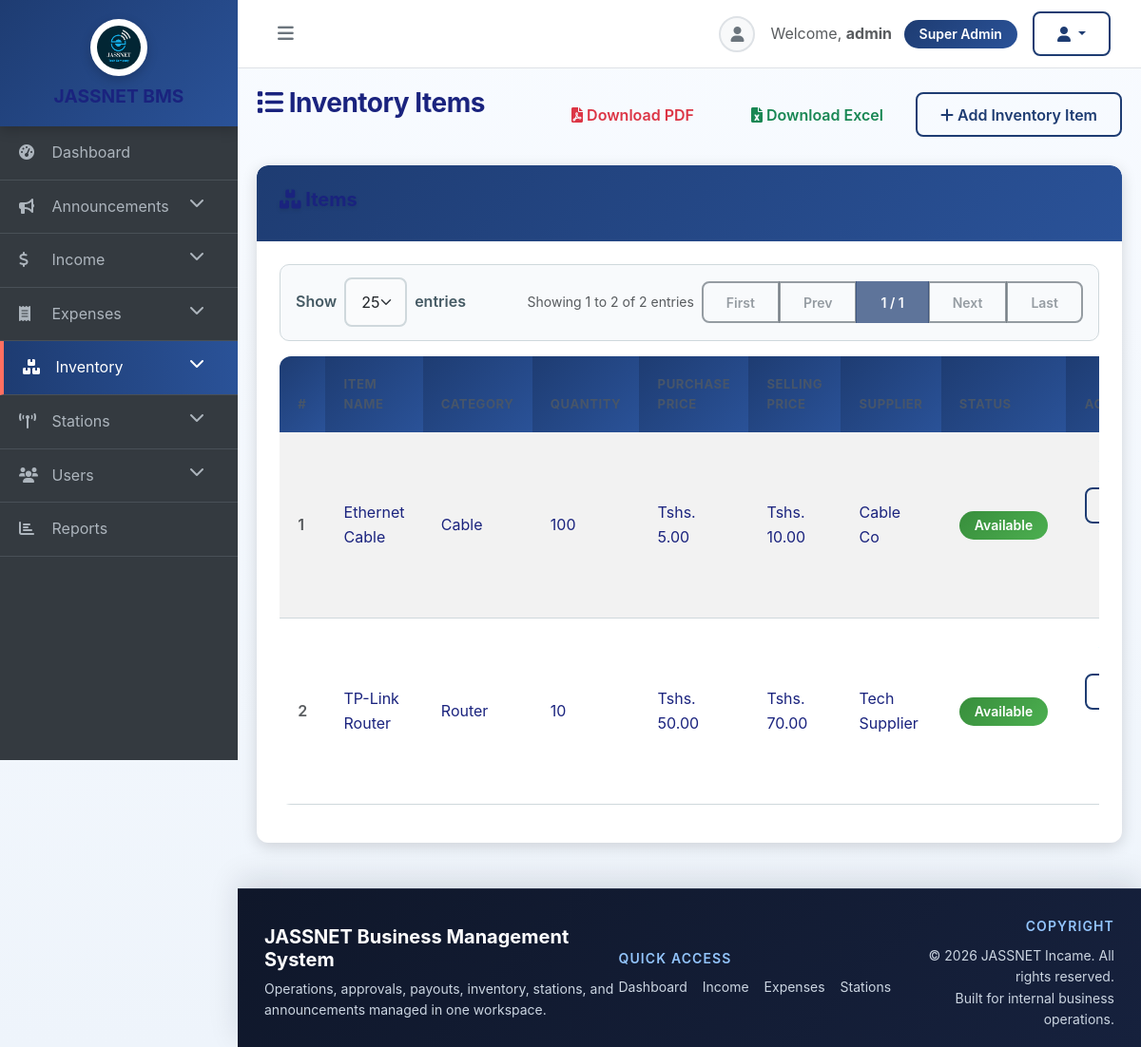
The page /pages/inventory_items.php (signed in) on the database its author committed.
### tables this page shows
CREATE TABLE inventory (
    id INT AUTO_INCREMENT PRIMARY KEY,
    item_name VARCHAR(100) NOT NULL,
    category ENUM('Router', 'Cable', 'Antenna', 'Tools', 'Accessories') NOT NULL,
    quantity INT NOT NULL,
    purchase_price DECIMAL(10,2),
    selling_price DECIMAL(10,2),
    supplier VARCHAR(100),
    purchase_date DATE,
    status ENUM('Available', 'Installed', 'Damaged') DEFAULT 'Available',
    is_deleted TINYINT(1) NOT NULL DEFAULT 0,
    deleted_at DATETIME NULL,
    notes TEXT
);

### includes/functions.php (called while the page is built, shortened)
<?php
require_once __DIR__ . '/../config.php';
function isLoggedIn() {
    return isset($_SESSION['user_id']);
}
function getCurrentUser() {
    global $conn;
    $stmt = $conn->prepare("SELECT * FROM users WHERE id = ?");
    $stmt->bind_param("i", $_SESSION['user_id']);
    $stmt->execute();
    $result = $stmt->get_result();
    return $result->fetch_assoc();
}
function hasPermission($required_roles) {
    $user = getCurrentUser();
    $userRoles = array_map('trim', explode(',', $user['role']));
    $lowerRoles = array_map('strtolower', $userRoles);
    if (in_array('super admin', $lowerRoles) || in_array('superadmin', $lowerRoles)) {
        return true;
    }
    return false;
}
?>

### pages/inventory_items.php (the view, shortened to what this page needs)
<?php
require_once '../includes/functions.php';
$canUpdateStock = hasPermission(['Store Keeper', 'Manager', 'Super Admin']);
$canForceArchiveInventory = hasPermission(['Super Admin']);
function inventoryLinkedUsageSummary(mysqli $conn, int $itemId): array
{
    $usage = [
        'equipment_requests' => 0,
        'station_equipment' => 0,
        'total' => 0,
    ];
    $equipmentStmt = $conn->prepare('SELECT COUNT(*) AS total FROM equipment_requests WHERE item_id = ?');
    if ($equipmentStmt) {
        $equipmentStmt->bind_param('i', $itemId);
        $equipmentStmt->execute();
        $row = $equipmentStmt->get_result()->fetch_assoc();
        $usage['equipment_requests'] = (int) ($row['total'] ?? 0);
    }
    $stationTableExists = $conn->query("SHOW TABLES LIKE 'station_equipment'");
    if ($stationTableExists instanceof mysqli_result && $stationTableExists->num_rows > 0) {
        $stationStmt = $conn->prepare('SELECT COUNT(*) AS total FROM station_equipment WHERE inventory_id = ?');
        if ($stationStmt) {
            $stationStmt->bind_param('i', $itemId);
            $stationStmt->execute();
            $row = $stationStmt->get_result()->fetch_assoc();
            $usage['station_equipment'] = (int) ($row['total'] ?? 0);
        }
    }
    $usage['total'] = $usage['equipment_requests'] + $usage['station_equipment'];
    return $usage;
}
function inventorySoftDeleteLabel(array $usage, bool $canForceArchive = false): string
{
    if (($usage['total'] ?? 0) <= 0) {
        return 'Delete';
    }
    return $canForceArchive ? 'Archive' : 'In Use';
}
$inventory_items = $conn->query('SELECT * FROM inventory WHERE COALESCE(is_deleted, 0) = 0 ORDER BY item_name');
?>
<?php include '../includes/header.php'; ?>
<div class="row mb-4" id="inventory-items">
    <div class="col-md-12 d-flex justify-content-between align-items-center">
        <h2><i class="fas fa-list"></i> Inventory Items</h2>
        <div class="d-flex gap-2 flex-wrap">
            <a href="inventory_items.php?export=pdf" class="btn btn-outline-danger"><i class="fas fa-file-pdf"></i> Download PDF</a>
            <a href="inventory_items.php?export=excel" class="btn btn-outline-success"><i class="fas fa-file-excel"></i> Download Excel</a>
            <?php if ($canUpdateStock): ?>
            <a href="add_inventory.php" class="btn btn-outline-secondary"><i class="fas fa-plus"></i> Add Inventory Item</a>
            <?php endif; ?>
        </div>
    </div>
</div>
<div class="row mb-4">
    <div class="col-md-12">
        <div class="card">
            <div class="card-header">
                <h5><i class="fas fa-boxes"></i> Items</h5>
            </div>
            <div class="card-body">
                <div class="table-responsive">
                    <table class="table table-striped table-modern">
                        <thead>
                            <tr>
                                <th>Item Name</th>
                                <th>Category</th>
                                <th>Quantity</th>
                                <th>Purchase Price</th>
                                <th>Selling Price</th>
                                <th>Supplier</th>
                                <th>Status</th>
                                <th>Actions</th>
                            </tr>
                        </thead>
                        <tbody>
                            <?php if ($inventory_items): ?>
                                <?php while ($item = $inventory_items->fetch_assoc()): ?>
                                <?php $usage = inventoryLinkedUsageSummary($conn, (int) $item['id']); ?>
                                <tr>
                                    <td><?php echo htmlspecialchars($item['item_name']); ?></td>
                                    <td><?php echo htmlspecialchars($item['category']); ?></td>
                                    <td><span class="<?php echo $item['quantity'] < 5 ? 'text-danger fw-bold' : ''; ?>"><?php echo (int) $item['quantity']; ?></span></td>
                                    <td>Tshs. <?php echo number_format((float) $item['purchase_price'], 2); ?></td>
                                    <td>Tshs. <?php echo number_format((float) $item['selling_price'], 2); ?></td>
                                    <td><?php echo htmlspecialchars($item['supplier']); ?></td>
                                    <td>
                                        <span class="badge bg-<?php echo $item['status'] == 'Available' ? 'success' : ($item['status'] == 'Damaged' ? 'danger' : 'warning'); ?>">
                                            <?php echo htmlspecialchars($item['status']); ?>
                                        </span>
                                    </td>
                                    <td>
                                        <div class="d-flex gap-1 flex-wrap">
                                            <button
                                                type="button"
                                                class="btn btn-sm btn-outline-info"
                                                onclick="viewItem(this)"
                                                data-item-id="<?php echo (int) $item['id']; ?>"
                                                data-item-name="<?php echo htmlspecialchars($item['item_name'], ENT_QUOTES); ?>"
                                                data-category="<?php echo htmlspecialchars($item['category'], ENT_QUOTES); ?>"
                                                data-quantity="<?php echo (int) $item['quantity']; ?>"
                                                data-purchase-price="<?php echo number_format((float) $item['purchase_price'], 2, '.', ''); ?>"
                                                data-selling-price="<?php echo number_format((float) $item['selling_price'], 2, '.', ''); ?>"
                                                data-supplier="<?php echo htmlspecialchars($item['supplier'] ?: 'N/A', ENT_QUOTES); ?>"
                                                data-purchase-date="<?php echo htmlspecialchars($item['purchase_date'] ?: 'N/A', ENT_QUOTES); ?>"
                                                data-status="<?php echo htmlspecialchars($item['status'], ENT_QUOTES); ?>"
                                                data-notes="<?php echo htmlspecialchars($item['notes'] ?: '-', ENT_QUOTES); ?>"
                                            >View</button>
                                            <?php if ($canUpdateStock): ?>
                                            <button
                                                type="button"
                                                class="btn btn-sm btn-outline-secondary"
                                                onclick="editItem(this)"
                                                data-item-id="<?php echo (int) $item['id']; ?>"
                                                data-item-name="<?php echo htmlspecialchars($item['item_name'], ENT_QUOTES); ?>"
                                                data-category="<?php echo htmlspecialchars($item['category'], ENT_QUOTES); ?>"
                                                data-quantity="<?php echo (int) $item['quantity']; ?>"
                                                data-purchase-price="<?php echo number_format((float) $item['purchase_price'], 2, '.', ''); ?>"
                                                data-selling-price="<?php echo number_format((float) $item['selling_price'], 2, '.', ''); ?>"
                                                data-supplier="<?php echo htmlspecialchars($item['supplier'], ENT_QUOTES); ?>"
                                                data-purchase-date="<?php echo htmlspecialchars($item['purchase_date'] ?: '', ENT_QUOTES); ?>"
                                                data-status="<?php echo htmlspecialchars($item['status'], ENT_QUOTES); ?>"
                                                data-notes="<?php echo htmlspecialchars($item['notes'] ?: '', ENT_QUOTES); ?>"
                                            >Edit</button>
                                            <button class="btn btn-sm btn-outline-primary" onclick="updateStock(<?php echo (int) $item['id']; ?>, '<?php echo htmlspecialchars($item['item_name'], ENT_QUOTES); ?>', <?php echo (int) $item['quantity']; ?>)">Stock</button>
                                            <button
                                                type="button"
                                                class="btn btn-sm btn-outline-danger"
                                                <?php if (($usage['total'] ?? 0) > 0 && !$canForceArchiveInventory): ?>disabled title="This item is already used in request history and cannot be archived by your role."<?php else: ?>onclick="deleteItem(<?php echo (int) $item['id']; ?>, '<?php echo htmlspecialchars($item['item_name'], ENT_QUOTES); ?>')"<?php endif; ?>
                                            ><?php echo inventorySoftDeleteLabel($usage, $canForceArchiveInventory); ?></button>
                                            <?php endif; ?>
                                        </div>
                                    </td>
                                </tr>
                                <?php endwhile; ?>
                            <?php endif; ?>
                        </tbody>
                    </table>
                </div>
            </div>
        </div>
    </div>
</div>
<?php include '../includes/footer.php'; ?>

### rows shown on the page
inventory: item_name "Ethernet Cable", category "Cable", quantity "100", purchase_price "5.00", selling_price "10.00", supplier "Cable Co", status "Available"
inventory: item_name "TP-Link Router", category "Router", quantity "10", purchase_price "50.00", selling_price "70.00", supplier "Tech Supplier", status "Available"

### other values the page prints
$displayName "admin"
$displayRole "Super Admin"
